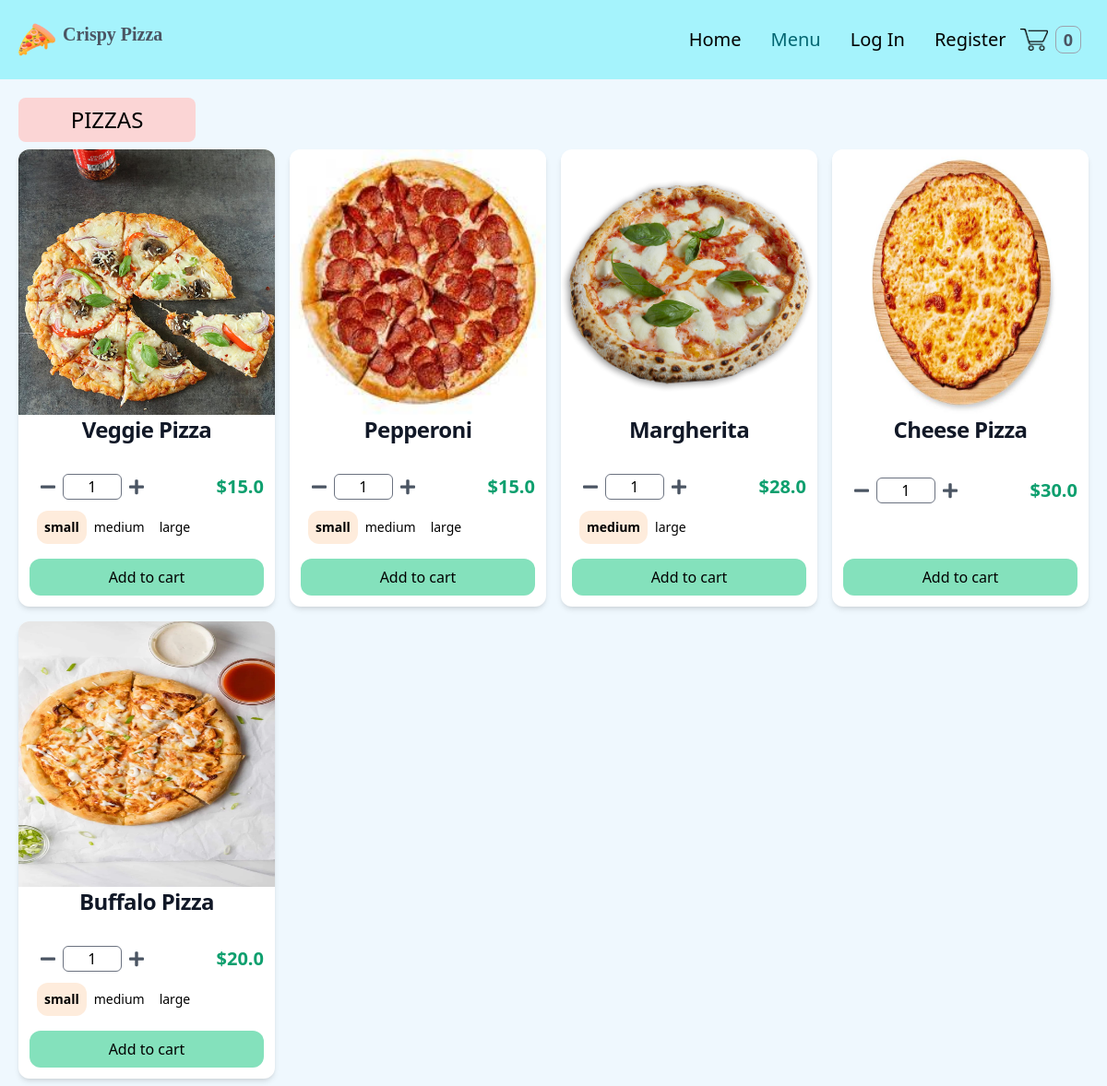
The app's page /pizza/ with its own data.
### store/models.py (models this page shows, shortened)
class Product(models.Model):
    id = models.UUIDField(primary_key=True, default=uuid.uuid4, editable=False)
    name = models.CharField(max_length=100)
    price = models.DecimalField(max_digits=6, decimal_places=2, blank=True, null=True)
    desc = models.TextField(max_length=500, blank=True, null=True)
    image = models.ImageField(blank=True, upload_to="images")
    created_at = models.DateField(auto_now_add=True)
    updated_at = models.DateField(auto_now=True)
    product_category = models.ForeignKey(
        "Category", on_delete=models.CASCADE, null=True, blank=True
    )
    class Meta:
        ordering = ("product_category",)
    def image_tag(self):  # pragma: no cover
        if self.image:
            return mark_safe(f'<img src="{self.image.url}" width="100" height="100" />')
    image_tag.short_description = "Image"
    @property
    def get_product_variants(self):
        variants = self.productvariant_set.all()
        return variants
    @property
    def has_variants(self):
        if self.productvariant_set.count() > 0:
            return True
        else:
            return False

class ProductVariant(models.Model):
    title = models.CharField(max_length=100, blank=True, null=True)
    product = models.ForeignKey(Product, on_delete=models.CASCADE)
    size = models.ForeignKey(Size, on_delete=models.CASCADE)
    price = models.DecimalField(max_digits=6, decimal_places=2)

class Size(models.Model):
    name = models.CharField(max_length=20, blank=True, null=True, unique=True)
    def __str__(self):
        return self.name

### store/views.py (the view)
# urls.py: path("pizza/", views.pizzas, name="pizzas"),
def pizzas(request):
    products = Product.objects.filter(product_category__name="Pizza")
    context = {"products": products}
    return render(request, "store/pizzas.html", context=context)

### store/context_processors.py (called while the page is built)
def get_cart_quantity(request):
    if request.user.is_authenticated:
        try:
            customer = request.user.customer
        except:
            number_of_items = 0
    else:
        try:
            customer, created = Customer.objects.get_or_create(
                device=request.COOKIES["device"]
            )
        except:
            number_of_items = 0
    try:
        customer_order = Order.objects.filter(customer=customer, complete=False)[0]
        number_of_items = customer_order.get_cart_items
    except:
        number_of_items = 0
    return {"cart_quantity": number_of_items}

### store/templates/store/pizzas.html (shortened to what this page needs)
{% extends "store/base.html" %} {% block content %} {% load static %}
<div class="flex flex-col items-center">
  <h1 class="mt-5 text-2xl text-center uppercase rounded-lg ml-5 mr-auto py-2 w-48 bg-red-200">
    Pizzas
  </h1>
  <div class="grid sm:grid-cols-1 md:grid-cols-3 lg:grid-cols-4 xl:grid-cols-5 2xl:grid-cols-6 mx-3">
    {% for product in products %}
    <div class="flex flex-col m-2 bg-white rounded-xl shadow-md individual-container">
      {% if product.image %}
      <img class="h-72 w-full rounded-t-xl" src="{{ product.image.url }}" alt="" />
      {% endif %}
      <h5 class="mb-2 text-center text-2xl font-semibold tracking-tight text-gray-900">
        {{product.name}}
      </h5>
      <form action="{% url 'order:add_to_cart' product.id %}" method="post" class="text-center items-center mt-auto p-3"
        id="product-form" onkeydown="return event.key != 'Enter';">
        <div class="flex my-3">
          <div class="flex ml-3 w-4/5">
            <button class="decrement" type="button">
              <svg class="fill-current text-gray-600 w-4" viewBox="0 0 448 512">
                <path
                  d="M416 208H32c-17.67 0-32 14.33-32 32v32c0 17.67 14.33 32 32 32h384c17.67 0 32-14.33 32-32v-32c0-17.67-14.33-32-32-32z" />
              </svg>
            </button>
            <input class="w-1/3 h-7 mx-2 text-center rounded-md" type="number" value="1" name="quantity" min="1"
              oninput="validity.valid||(value='1');" required />
            <button class="increment" type="button">
            </button>
          </div>
          {% if product.has_variants %}
          <div class="flex items-center font-bold text-xl text-green-500">
            {% for variant in product.get_product_variants %}
            <p
              class="prices-{{forloop.parentloop.counter}} {{variant.size}}-{{forloop.parentloop.counter}} {% if not forloop.first %} hidden {% endif %}">
              ${{variant.price|floatformat:1}}
            </p>
            {% endfor %}
          </div>
          {% else %}
          <div class="flex items-center font-bold text-xl text-green-500">
            <p>${{product.price|floatformat:1}}</p>
          </div>
          {% endif %}
        </div>
        {% if product.has_variants %}
        <div class="flex m-2 w-1/2">
          {% for variant in product.get_product_variants%}
          <div class="flex">
            <label for="{{variant.size}}-{{forloop.parentloop.counter}}" class="cursor-pointer select-none rounded-xl p-2 text-sm text-center peer-checked:font-bold
              {% if forloop.counter == 1 %} peer-checked:bg-orange-100
              {% elif forloop.counter == 2 %} peer-checked:bg-orange-200
              {% elif forloop.counter == 3 %} peer-checked:bg-orange-300
              {% else %} peer-checked:bg-orange-400 {% endif %}">{{variant.size}}
            </label>
          </div>
          {% endfor %}
        </div>
        {% else %}
        <div class="p-5"></div>
        {% endif %}
        <div class="flex">
          <button class="bg-green-300 hover:bg-green-500 rounded-xl w-full py-2 mt-2 js-add" type="button">
            Add to cart
          </button>
        </div>
      </form>
    </div>
    {% endfor %}
  </div>
</div>
{% endblock %}

### records on screen
Product: image (picture), name "Veggie Pizza"
ProductVariant: price "15.0", size "small"
ProductVariant: size "medium"
ProductVariant: size "large"
Product: image (picture), name "Pepperoni"
ProductVariant: price "15.0", size "small"
ProductVariant: size "medium"
ProductVariant: size "large"
Product: image (picture), name "Margherita"
ProductVariant: price "28.0", size "medium"
ProductVariant: size "large"
Product: image (picture), name "Cheese Pizza", price "30.0"
Product: image (picture), name "Buffalo Pizza"
ProductVariant: price "20.0", size "small"
ProductVariant: size "medium"
ProductVariant: size "large"

### other values on screen
{{ cart_quantity }} "0"
